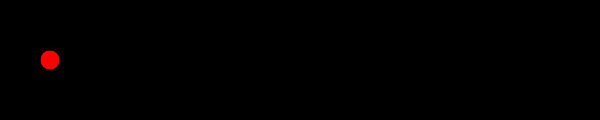
Frame 1 (no input)
Frame 60 (no input): identical to frame 1, image omitted
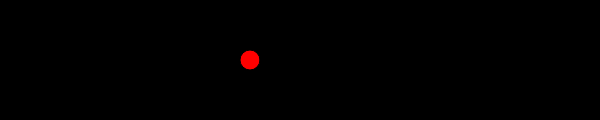
Frame 120 (the mouse pressed at the canvas centre since frame 60)

The p5.js sketch that drew these frames (run headless with seeded random() and noise() and a simulated clock; from frame 60 on, the mouse is pressed at the canvas centre):

// p5.js sketch
// ── sketch.js
function setup() {
  createCanvas(600, 120);
}

function draw() {
  rectMode(CENTER);
  background(0);
  fill(255, 0, 0); //set the initial fill to red 

  if (mouseX > 500) { //begin with highest value
    ellipse(550, 60, 20, 20); //draw an ellipse at 550
  } else if (mouseX > 400) {
    ellipse(450, 60, 20, 20); //if the mouse moves left draw an ellipse at 450
  } else if (mouseX > 300) {
    ellipse(350, 60, 20, 20); //if the mouse moves more draw an ellipe at 350
  } else if (mouseX > 200) {
    ellipse(250, 60, 20, 20); //draw an ellipse at 250
  } else if (mouseX > 100) {
    ellipse(150, 60, 20, 20); //draw an ellipse at 150
  } else { //in all other cases (which means the mouseX is less than 100)
    ellipse(50, 60, 20, 20); //draw an ellipse at 50
  }

}
